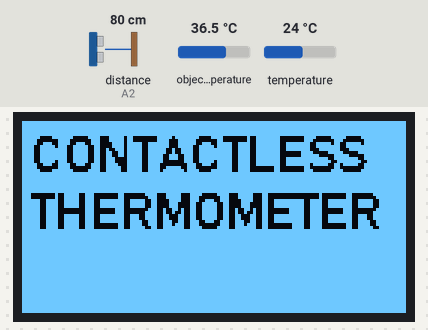
A sketch run on a simulated Arduino Uno, built with avr-gcc and run on an emulated ATmega328P. On the bench: 128×64 one-colour display. Wiring (inferred from the names in the program): ultrasonic range finder: trigger A1; echo A2. The inputs (shaded band) are chosen by the test bench; at power-on: distance to the obstacle (sensor on A2) 80 cm, object temperature 36.5 °C, temperature 24 °C. The echo pulse lasts 58.3 µs per cm; what the sketch prints to the serial monitor is not drawn.

Above: at 2.2 s.
At 5.3 s:
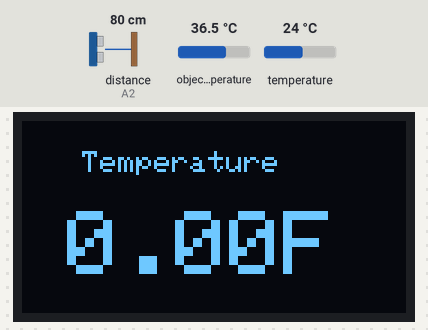
5.4 s: distance to the obstacle (sensor on A2) set to 8 cm
10.2 s: distance to the obstacle (sensor on A2) set to 5 cm
At 13.0 s:
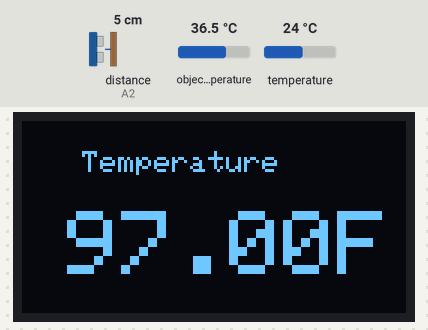
Timing chart, 0 to 14.5 s (numbered marks = the images above; inputs shaded):
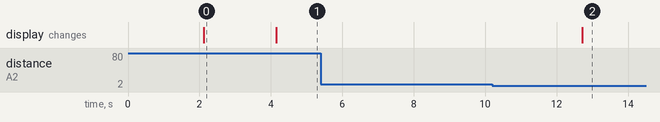

Measured:
- the behaviour switches between 7 and 6 cm on distance to the obstacle (sensor on A2) (found by bisection; images 1 and 2)
- after the input at 5.4 s, every drawn part: stays the same
- after the input at 10.2 s, the display: changes after 2.5 s (image 2)
- what the display in image 0 shows lasts 2.1 s, from 2.1 s to 4.2 s

The sketch:

main.ino
```cpp
#include <SPI.h>
#include <Wire.h>
#include <Adafruit_GFX.h>
#include <Adafruit_SSD1306.h>
#include <SparkFunMLX90614.h> // SparkFunMLX90614 Arduino library

#define SCREEN_WIDTH 128 // OLED display width, in pixels
#define SCREEN_HEIGHT 64 // OLED display height, in pixels

// Declaration for an SSD1306 display connected to I2C (SDA, SCL pins)
#define OLED_RESET     4 // Reset pin # (or -1 if sharing Arduino reset pin)
Adafruit_SSD1306 display(SCREEN_WIDTH, SCREEN_HEIGHT, &Wire, OLED_RESET);

#define LM35 A0
float temperature = 0;
float value = 0;
float voltage = 0;


//Thermometer Initialization
#define echoPin A2
#define trigPin A1
IRTherm therm; // Create an IRTherm object to interact with throughout

const byte LED_PIN = 8; // Optional LED attached to pin 8 (active low)
boolean checkDistance();
boolean check;
float temp = 0;

boolean checkDistance()
{
  int distance;
  int duration;
  // Clears the trigPin condition
  digitalWrite(trigPin, LOW);
  delayMicroseconds(2);
  // Sets the trigPin HIGH (ACTIVE) for 10 microseconds
  digitalWrite(trigPin, HIGH);
  delayMicroseconds(10);
  digitalWrite(trigPin, LOW);
  // Reads the echoPin, returns the sound wave travel time in microseconds
  duration = pulseIn(echoPin, HIGH);
  // Calculating the distance
  distance = duration * 0.034 / 2; // Speed of sound wave divided by 2 (go and back)
  // Displays the distance on the Serial Monitor
  Serial.print("Distance: ");
  Serial.print(distance);
  Serial.println(" cm");
  if(distance<6){ //Range Finder is cm behind thermometer, so thermometer 2cm from person
    return true;
  }
  else
  {
    return false;
  }
 }
int sendToDisplay2(int temp)
{
  return 1;
}
int turnOnThermometer()
{

  // Call therm.read() to read object and ambient temperatures from the sensor.


  if (therm.read()) // On success, read() will return 1, on fail 0.
  {
    // Use the object() and ambient() functions to grab the object and ambient
  // temperatures.
  // They'll be floats, calculated out to the unit you set with setUnit().
    Serial.print("Object: " + String(therm.object(), 2));
    Serial.write('°'); // Degree Symbol
    Serial.println("F");
    Serial.print("Ambient: " + String(therm.ambient(), 2));
    Serial.write('°'); // Degree Symbol
    Serial.println("F");
    Serial.println();
  }
  delay(500);
  return (float)((therm.object()));
}


const unsigned char myBitmapMaker [] PROGMEM = {
 0x80, 0x00, 0x00, 0x00, 0x00, 0x00, 0x00, 0xff, 0xff, 0x00, 0x00, 0x00, 0x00, 0x00, 0x00, 0x01,
 0x80, 0x00, 0x00, 0x00, 0x00, 0x00, 0x00, 0x7f, 0xfe, 0x00, 0x00, 0x00, 0x00, 0x00, 0x00, 0x01,
  0x80, 0x00, 0x00, 0x00, 0x00, 0x00, 0x00, 0x3f, 0xfe, 0x00, 0x00, 0x00, 0x00, 0x00, 0x00, 0x01,
  0x80, 0x00, 0x00, 0x00, 0x00, 0x00, 0x00, 0x1f, 0xf8, 0x00, 0x00, 0x00, 0x00, 0x00, 0x00, 0x01,
  0x80, 0x00, 0x00, 0x00, 0x00, 0x00, 0x00, 0x0f, 0xf0, 0x00, 0x00, 0x00, 0x00, 0x00, 0x00, 0x01,
  0x80, 0x00, 0x00, 0x00, 0x00, 0x00, 0x00, 0x07, 0xf0, 0x00, 0x00, 0x00, 0x00, 0x00, 0x00, 0x01,
  0x80, 0x00, 0x00, 0x00, 0x00, 0x00, 0x00, 0x03, 0xc0, 0x00, 0x00, 0x00, 0x00, 0x00, 0x00, 0x01,
  0x80, 0x00, 0x7f, 0xff, 0xff, 0xff, 0x80, 0x01, 0x80, 0x00, 0xff, 0xff, 0xff, 0xfe, 0x00, 0x01,
  0x80, 0x00, 0x7f, 0xff, 0xff, 0xff, 0xc0, 0x00, 0x80, 0x01, 0xff, 0xff, 0xff, 0xfe, 0x00, 0x01,
  0x80, 0x00, 0x7f, 0xff, 0xff, 0xff, 0xe0, 0x00, 0x00, 0x07, 0xff, 0xff, 0xff, 0xfe, 0x00, 0x01,
  0x80, 0x00, 0x7f, 0xff, 0xff, 0xff, 0xf0, 0x00, 0x00, 0x0f, 0xff, 0xff, 0xff, 0xfe, 0x00, 0x01,
  0x80, 0x00, 0x0f, 0xff, 0xff, 0xff, 0xfc, 0x00, 0x00, 0x1f, 0xff, 0xff, 0xff, 0xf8, 0x00, 0x01,
  0x80, 0x00, 0x07, 0xff, 0xff, 0xff, 0xfe, 0x00, 0x00, 0x3f, 0xff, 0xff, 0xff, 0xe0, 0x00, 0x01,
  0x80, 0x00, 0x07, 0xff, 0xff, 0xff, 0xff, 0x00, 0x00, 0xff, 0xff, 0xff, 0xff, 0xe0, 0x00, 0x01,
  0x80, 0x00, 0x07, 0xff, 0xff, 0xff, 0xff, 0x80, 0x01, 0xff, 0xff, 0xff, 0xff, 0xe0, 0x00, 0x01,
  0x80, 0x00, 0x07, 0xff, 0xff, 0xff, 0xff, 0xc0, 0x03, 0xff, 0xff, 0xff, 0xff, 0xe0, 0x00, 0x01,
  0x80, 0x00, 0x07, 0xff, 0xff, 0xef, 0xff, 0xf0, 0x07, 0xff, 0xf3, 0xff, 0xff, 0xe0, 0x00, 0x01,
  0x80, 0x00, 0x07, 0xff, 0xff, 0xe3, 0xff, 0xf8, 0x1f, 0xff, 0xe3, 0xff, 0xff, 0xe0, 0x00, 0x01,
  0x80, 0x00, 0x07, 0xff, 0xff, 0xe1, 0xff, 0xfc, 0x3f, 0xff, 0x83, 0xff, 0xff, 0xe0, 0x00, 0x01,
  0x80, 0x00, 0x07, 0xff, 0xff, 0xe0, 0xff, 0xfe, 0x7f, 0xff, 0x03, 0xff, 0xff, 0xe0, 0x00, 0x01,
  0x80, 0x00, 0x07, 0xff, 0xff, 0xe0, 0x3f, 0xff, 0xff, 0xfe, 0x03, 0xff, 0xff, 0xe0, 0x00, 0x01,
  0x80, 0x00, 0x07, 0xff, 0xff, 0xe0, 0x1f, 0xff, 0xff, 0xf8, 0x03, 0xff, 0xff, 0xe0, 0x00, 0x01,
  0x80, 0x00, 0x07, 0xff, 0xff, 0xe0, 0x0f, 0xff, 0xff, 0xf0, 0x03, 0xff, 0xff, 0xe0, 0x00, 0x01,
  0x80, 0x00, 0x07, 0xff, 0xff, 0xe0, 0x03, 0xff, 0xff, 0xe0, 0x03, 0xff, 0xff, 0xe0, 0x00, 0x01,
  0x80, 0x00, 0x0f, 0xff, 0xff, 0xf0, 0x01, 0xff, 0xff, 0x80, 0x0f, 0xff, 0xff, 0xf0, 0x00, 0x01,
  0x80, 0x00, 0x7f, 0xff, 0xff, 0xfe, 0x00, 0xff, 0xff, 0x00, 0x7f, 0xff, 0xff, 0xfe, 0x00, 0x01,
  0x80, 0x00, 0x7f, 0xff, 0xff, 0xfe, 0x00, 0x3f, 0xfe, 0x00, 0x7f, 0xff, 0xff, 0xfe, 0x00, 0x01,
  0x80, 0x00, 0x7f, 0xff, 0xff, 0xfe, 0x00, 0x1f, 0xf8, 0x00, 0x7f, 0xff, 0xff, 0xfe, 0x00, 0x01,
  0x80, 0x00, 0x7f, 0xff, 0xff, 0xfe, 0x00, 0x0f, 0xf0, 0x00, 0x7f, 0xff, 0xff, 0xfe, 0x00, 0x01,
  0x80, 0x00, 0x00, 0x00, 0x00, 0x00, 0x00, 0x00, 0x00, 0x00, 0x00, 0x00, 0x00, 0x00, 0x00, 0x01,
  0x80, 0x00, 0x00, 0x00, 0x00, 0x00, 0x00, 0x00, 0x00, 0x00, 0x00, 0x00, 0x00, 0x00, 0x00, 0x01,
  0x80, 0x00, 0x00, 0x00, 0x00, 0x00, 0x00, 0x00, 0x00, 0x00, 0x00, 0x00, 0x00, 0x00, 0x00, 0x01,
  0x80, 0x00, 0x00, 0x00, 0x00, 0x00, 0x00, 0x00, 0x00, 0x00, 0x00, 0x00, 0x00, 0x00, 0x00, 0x01,
  0x80, 0x00, 0x00, 0x00, 0x00, 0x00, 0x00, 0x00, 0x00, 0x00, 0x00, 0x00, 0x00, 0x00, 0x00, 0x01,
  0x80, 0x00, 0x00, 0x00, 0x00, 0x00, 0x00, 0x00, 0x00, 0x00, 0x00, 0x00, 0x00, 0x00, 0x00, 0x01,
  0x80, 0x00, 0x7f, 0xff, 0xff, 0xff, 0xc0, 0x00, 0x00, 0x01, 0xff, 0xff, 0xff, 0xfe, 0x00, 0x01,
  0x80, 0x00, 0x7f, 0xff, 0xff, 0xff, 0xc0, 0x00, 0x00, 0x01, 0xff, 0xff, 0xff, 0xfe, 0x00, 0x01,
  0x80, 0x00, 0x7f, 0xff, 0xff, 0xff, 0xc0, 0x00, 0x00, 0x01, 0xff, 0xff, 0xff, 0xfe, 0x00, 0x01,
  0x80, 0x00, 0x1f, 0xff, 0xff, 0xff, 0x00, 0x00, 0x00, 0x00, 0xff, 0xff, 0xff, 0xfc, 0x00, 0x01,
  0x80, 0x00, 0x07, 0xff, 0xff, 0xfc, 0x00, 0x00, 0x00, 0x00, 0x3f, 0xff, 0xff, 0xf0, 0x00, 0x01,
  0x80, 0x00, 0x07, 0xff, 0xff, 0xfc, 0x00, 0x00, 0x00, 0x00, 0x1f, 0xff, 0xff, 0xe0, 0x00, 0x01,
  0x80, 0x00, 0x07, 0xff, 0xff, 0xfc, 0x00, 0x00, 0x00, 0x00, 0x1f, 0xff, 0xff, 0xe0, 0x00, 0x01,
  0x80, 0x00, 0x07, 0xff, 0xff, 0xfc, 0x00, 0x00, 0x00, 0x00, 0x1f, 0xff, 0xff, 0xe0, 0x00, 0x01,
  0x80, 0x00, 0x07, 0xff, 0xff, 0xfc, 0x00, 0x00, 0x00, 0x00, 0x1f, 0xff, 0xff, 0xe0, 0x00, 0x01,
  0x80, 0x00, 0x07, 0xff, 0xff, 0xfc, 0x00, 0x00, 0x00, 0x00, 0x1f, 0xff, 0xff, 0xe0, 0x00, 0x01,
  0x80, 0x00, 0x07, 0xff, 0xff, 0xfc, 0x00, 0x00, 0x00, 0x00, 0x1f, 0xff, 0xff, 0xe0, 0x00, 0x01,
  0x80, 0x00, 0x07, 0xff, 0xff, 0xfc, 0x00, 0x00, 0x00, 0x00, 0x3f, 0xff, 0xff, 0xe0, 0x00, 0x01,
  0x80, 0x00, 0x03, 0xff, 0xff, 0xff, 0x00, 0x00, 0x00, 0x00, 0xff, 0xff, 0xff, 0xe0, 0x00, 0x01,
  0x80, 0x00, 0x03, 0xff, 0xff, 0xff, 0xf8, 0x00, 0x00, 0x1f, 0xff, 0xff, 0xff, 0xc0, 0x00, 0x01,
  0x80, 0x00, 0x01, 0xff, 0xff, 0xff, 0xff, 0xff, 0xff, 0xff, 0xff, 0xff, 0xff, 0x80, 0x00, 0x01,
  0x80, 0x00, 0x00, 0xff, 0xff, 0xff, 0xff, 0xff, 0xff, 0xff, 0xff, 0xff, 0xff, 0x00, 0x00, 0x01,
  0x80, 0x00, 0x00, 0x3f, 0xff, 0xff, 0xff, 0xff, 0xff, 0xff, 0xff, 0xff, 0xfc, 0x00, 0x00, 0x01,
  0xc0, 0x00, 0x00, 0x07, 0xff, 0xff, 0xff, 0xff, 0xff, 0xff, 0xff, 0xff, 0xe0, 0x00, 0x00, 0x03,
  0xe0, 0x00, 0x00, 0x00, 0x7f, 0xff, 0xff, 0xff, 0xff, 0xff, 0xff, 0xfe, 0x00, 0x00, 0x00, 0x03,
  0xf0, 0x00, 0x00, 0x00, 0x00, 0xff, 0xff, 0xff, 0xff, 0xff, 0xff, 0x00, 0x00, 0x00, 0x00, 0x0f,
  0xfc, 0x00, 0x00, 0x00, 0x00, 0x00, 0x00, 0x03, 0xe0, 0x00, 0x00, 0x00, 0x00, 0x00, 0x00, 0x1f,
  0xfe, 0x00, 0x00, 0x00, 0x00, 0x00, 0x00, 0x00, 0x00, 0x00, 0x00, 0x00, 0x00, 0x00, 0x00, 0x7f,
  0xff, 0x80, 0x00, 0x00, 0x00, 0x00, 0x00, 0x00, 0x00, 0x00, 0x00, 0x00, 0x00, 0x00, 0x01, 0xff,
  0xff, 0xf0, 0x00, 0x00, 0x00, 0x00, 0x00, 0x00, 0x00, 0x00, 0x00, 0x00, 0x00, 0x00, 0x0f, 0xff,
  0xff, 0xff, 0x00, 0x00, 0x00, 0x00, 0x00, 0x00, 0x00, 0x00, 0x00, 0x00, 0x00, 0x00, 0x7f, 0xff,
  0xff, 0xff, 0xf0, 0x00, 0x00, 0x00, 0x00, 0x00, 0x00, 0x00, 0x00, 0x00, 0x00, 0x0f, 0xff, 0xff,
  0xff, 0xff, 0xff, 0xc0, 0x00, 0x00, 0x00, 0x00, 0x00, 0x00, 0x00, 0x00, 0x01, 0xff, 0xff, 0xff,
  0xff, 0xff, 0xff, 0xff, 0xc0, 0x00, 0x00, 0x00, 0x00, 0x00, 0x00, 0x01, 0xff, 0xff, 0xff, 0xff,
  0xff, 0xff, 0xff, 0xff, 0xff, 0xff, 0x00, 0x00, 0x00, 0x00, 0xff, 0xff, 0xff, 0xff, 0xff, 0xff
};

const unsigned char myBitmapMaker1 [] PROGMEM = {
 0xff, 0xff, 0xff, 0xff, 0xff, 0xff, 0xff, 0xff, 0xff, 0xff, 0xff, 0xff, 0xff, 0xff, 0xff, 0xff,
 0xff, 0xff, 0xff, 0xff, 0xff, 0xff, 0xff, 0xff, 0xff, 0xff, 0xff, 0xff, 0xff, 0xff, 0xff, 0xff,
  0xff, 0xff, 0xff, 0xff, 0xff, 0xff, 0xff, 0xff, 0xff, 0xff, 0xff, 0xff, 0xff, 0xff, 0xff, 0xff,
  0xff, 0xff, 0xff, 0xff, 0xff, 0xff, 0xff, 0xff, 0xff, 0xff, 0xff, 0xff, 0xff, 0xff, 0xff, 0xff,
  0xff, 0xff, 0xff, 0xff, 0xff, 0xff, 0xff, 0xff, 0xff, 0xff, 0xff, 0xff, 0xff, 0xff, 0xff, 0xff,
  0xfc, 0x3f, 0x83, 0xc7, 0xd8, 0x07, 0xdf, 0xe1, 0xe0, 0x13, 0xfc, 0x03, 0xc1, 0xf0, 0x7f, 0xff,
  0xf8, 0x0f, 0x01, 0xc7, 0xd8, 0x07, 0x8f, 0xc0, 0x60, 0x13, 0xfc, 0x03, 0x80, 0xe0, 0x3f, 0xff,
  0xf9, 0xcf, 0x39, 0xc3, 0xdf, 0x3f, 0x8f, 0xce, 0x7c, 0xf3, 0xfc, 0xff, 0x3e, 0xcf, 0xbf, 0xff,
  0xf3, 0xee, 0x7c, 0xc3, 0xdf, 0x3f, 0x8f, 0x9f, 0x7c, 0xf3, 0xfc, 0xff, 0x3f, 0xcf, 0xff, 0xff,
  0xf3, 0xfe, 0x7c, 0xc9, 0xdf, 0x3f, 0x27, 0x9f, 0xfc, 0xf3, 0xfc, 0xff, 0x1f, 0xc7, 0xff, 0xff,
  0xf3, 0xfe, 0x7c, 0xcc, 0xdf, 0x3f, 0x27, 0x9f, 0xfc, 0xf3, 0xfc, 0x07, 0x83, 0xe0, 0xff, 0xff,
  0xf3, 0xfe, 0x7c, 0xcc, 0xdf, 0x3e, 0x73, 0x9f, 0xfc, 0xf3, 0xfc, 0x07, 0xe0, 0xf8, 0x3f, 0xff,
  0xf3, 0xfe, 0x7c, 0xce, 0x1f, 0x3e, 0x73, 0x9f, 0xfc, 0xf3, 0xfc, 0xff, 0xfc, 0xff, 0x3f, 0xff,
  0xf3, 0xee, 0x7c, 0xce, 0x1f, 0x3e, 0x03, 0x9f, 0x7c, 0xf3, 0xfc, 0xff, 0xfe, 0x7f, 0x9f, 0xff,
  0xf9, 0xcf, 0x39, 0xcf, 0x1f, 0x3c, 0x01, 0xce, 0x7c, 0xf3, 0xfc, 0xff, 0x7c, 0xdf, 0x3f, 0xff,
  0xf8, 0x0f, 0x01, 0xcf, 0x9f, 0x3c, 0xf9, 0xc0, 0x7c, 0xf0, 0x0c, 0x03, 0x00, 0xc0, 0x3f, 0xff,
  0xfc, 0x3f, 0x83, 0xcf, 0x9f, 0x3d, 0xfd, 0xe1, 0xfc, 0xf0, 0x0c, 0x03, 0x81, 0xe0, 0x7f, 0xff,
  0xff, 0xff, 0xff, 0xff, 0xff, 0xff, 0xff, 0xff, 0xff, 0xff, 0xff, 0xff, 0xff, 0xff, 0xff, 0xff,
  0xff, 0xff, 0xff, 0xff, 0xff, 0xff, 0xff, 0xff, 0xff, 0xff, 0xff, 0xff, 0xff, 0xff, 0xff, 0xff,
  0xff, 0xff, 0xff, 0xff, 0xff, 0xff, 0xff, 0xff, 0xff, 0xff, 0xff, 0xff, 0xff, 0xff, 0xff, 0xff,
  0xff, 0xff, 0xff, 0xff, 0xff, 0xff, 0xff, 0xff, 0xff, 0xff, 0xff, 0xff, 0xff, 0xff, 0xff, 0xff,
  0xff, 0xff, 0xff, 0xff, 0xff, 0xff, 0xff, 0xff, 0xff, 0xff, 0xff, 0xff, 0xff, 0xff, 0xff, 0xff,
  0xff, 0xff, 0xff, 0xff, 0xff, 0xff, 0xff, 0xff, 0xff, 0xff, 0xff, 0xff, 0xff, 0xff, 0xff, 0xff,
  0xff, 0xff, 0xff, 0xff, 0xff, 0xff, 0xff, 0xff, 0xff, 0xff, 0xff, 0xff, 0xff, 0xff, 0xff, 0xff,
  0xe0, 0x13, 0xe7, 0x00, 0xc0, 0x78, 0xf8, 0xf0, 0x78, 0xf8, 0xc0, 0x00, 0x10, 0x0c, 0x07, 0xff,
  0xe0, 0x13, 0xe7, 0x00, 0xc0, 0x38, 0xf8, 0xe0, 0x38, 0xf8, 0xc0, 0x00, 0x10, 0x0c, 0x03, 0xff,
  0xfc, 0xf3, 0xe7, 0x3f, 0xcf, 0x98, 0x78, 0xe7, 0x38, 0x78, 0xcf, 0xfc, 0xf3, 0xfc, 0xf9, 0xff,
  0xfc, 0xf3, 0xe7, 0x3f, 0xcf, 0x98, 0x70, 0xcf, 0x98, 0x70, 0xcf, 0xfc, 0xf3, 0xfc, 0xf9, 0xff,
  0xfc, 0xf3, 0xe7, 0x3f, 0xcf, 0x98, 0x70, 0xcf, 0x98, 0x70, 0xcf, 0xfc, 0xf3, 0xfc, 0xf9, 0xff,
  0xfc, 0xf0, 0x07, 0x01, 0xc0, 0x39, 0x34, 0xcf, 0x99, 0x34, 0xc0, 0x7c, 0xf0, 0x1c, 0x03, 0xff,
  0xfc, 0xf0, 0x07, 0x01, 0xc0, 0x79, 0x24, 0xcf, 0x99, 0x24, 0xc0, 0x7c, 0xf0, 0x1c, 0x07, 0xff,
  0xfc, 0xf3, 0xe7, 0x3f, 0xce, 0x79, 0x8c, 0xcf, 0x99, 0x8c, 0xcf, 0xfc, 0xf3, 0xfc, 0xe7, 0xff,
  0xfc, 0xf3, 0xe7, 0x3f, 0xce, 0x79, 0x8c, 0xcf, 0x99, 0x8c, 0xcf, 0xfc, 0xf3, 0xfc, 0xe7, 0xff,
  0xfc, 0xf3, 0xe7, 0x3f, 0xcf, 0x39, 0xcc, 0xe7, 0x39, 0xcc, 0xcf, 0xfc, 0xf3, 0xfc, 0xf3, 0xff,
  0xfc, 0xf3, 0xe7, 0x00, 0xcf, 0x39, 0xdc, 0xe0, 0x39, 0xdc, 0xc0, 0x3c, 0xf0, 0x0c, 0xf3, 0xff,
  0xfc, 0xf3, 0xe7, 0x00, 0xcf, 0x99, 0xfc, 0xf0, 0x79, 0xfc, 0xc0, 0x3c, 0xf0, 0x0c, 0xf9, 0xff,
  0xff, 0xff, 0xff, 0xff, 0xff, 0xff, 0xff, 0xff, 0xff, 0xff, 0xff, 0xff, 0xff, 0xff, 0xff, 0xff,
  0xff, 0xff, 0xff, 0xff, 0xff, 0xff, 0xff, 0xff, 0xff, 0xff, 0xff, 0xff, 0xff, 0xff, 0xff, 0xff,
  0xff, 0xff, 0xff, 0xff, 0xff, 0xff, 0xff, 0xff, 0xff, 0xff, 0xff, 0xff, 0xff, 0xff, 0xff, 0xff,
  0xff, 0xff, 0xff, 0xff, 0xff, 0xff, 0xff, 0xff, 0xff, 0xff, 0xff, 0xff, 0xff, 0xff, 0xff, 0xff,
  0xff, 0xff, 0xff, 0xff, 0xff, 0xff, 0xff, 0xff, 0xff, 0xff, 0xff, 0xff, 0xff, 0xff, 0xff, 0xff,
  0xff, 0xff, 0xff, 0xff, 0xff, 0xff, 0xff, 0xff, 0xff, 0xff, 0xff, 0xff, 0xff, 0xff, 0xff, 0xff,
  0xff, 0xff, 0xff, 0xff, 0xff, 0xff, 0xff, 0xff, 0xff, 0xff, 0xff, 0xff, 0xff, 0xff, 0xff, 0xff,
  0xff, 0xff, 0xff, 0xff, 0xff, 0xff, 0xff, 0xff, 0xff, 0xff, 0xff, 0xff, 0xff, 0xff, 0xff, 0xff,
  0xff, 0xff, 0xff, 0xff, 0xff, 0xff, 0xff, 0xff, 0xff, 0xff, 0xff, 0xff, 0xff, 0xff, 0xff, 0xff,
  0xff, 0xff, 0xff, 0xff, 0xff, 0xff, 0xff, 0xff, 0xff, 0xff, 0xff, 0xff, 0xff, 0xff, 0xff, 0xff,
  0xff, 0xff, 0xff, 0xff, 0xff, 0xff, 0xff, 0xff, 0xff, 0xff, 0xff, 0xff, 0xff, 0xff, 0xff, 0xff,
  0xff, 0xff, 0xff, 0xff, 0xff, 0xff, 0xff, 0xff, 0xff, 0xff, 0xff, 0xff, 0xff, 0xff, 0xff, 0xff,
  0xff, 0xff, 0xff, 0xff, 0xff, 0xff, 0xff, 0xff, 0xff, 0xff, 0xff, 0xff, 0xff, 0xff, 0xff, 0xff,
  0xff, 0xff, 0xff, 0xff, 0xff, 0xff, 0xff, 0xff, 0xff, 0xff, 0xff, 0xff, 0xff, 0xff, 0xff, 0xff,
  0xff, 0xff, 0xff, 0xff, 0xff, 0xff, 0xff, 0xff, 0xff, 0xff, 0xff, 0xff, 0xff, 0xff, 0xff, 0xff,
  0xff, 0xff, 0xff, 0xff, 0xff, 0xff, 0xff, 0xff, 0xff, 0xff, 0xff, 0xff, 0xff, 0xff, 0xff, 0xff,
  0xff, 0xff, 0xff, 0xff, 0xff, 0xff, 0xff, 0xff, 0xff, 0xff, 0xff, 0xff, 0xff, 0xff, 0xff, 0xff,
  0xff, 0xff, 0xff, 0xff, 0xff, 0xff, 0xff, 0xff, 0xff, 0xff, 0xff, 0xff, 0xff, 0xff, 0xff, 0xff,
  0xff, 0xff, 0xff, 0xff, 0xff, 0xff, 0xff, 0xff, 0xff, 0xff, 0xff, 0xff, 0xff, 0xff, 0xff, 0xff,
  0xff, 0xff, 0xff, 0xff, 0xff, 0xff, 0xff, 0xff, 0xff, 0xff, 0xff, 0xff, 0xff, 0xff, 0xff, 0xff,
  0xff, 0xff, 0xff, 0xff, 0xff, 0xff, 0xff, 0xff, 0xff, 0xff, 0xff, 0xff, 0xff, 0xff, 0xff, 0xff,
  0xff, 0xff, 0xff, 0xff, 0xff, 0xff, 0xff, 0xff, 0xff, 0xff, 0xff, 0xff, 0xff, 0xff, 0xff, 0xff,
  0xff, 0xff, 0xff, 0xff, 0xff, 0xff, 0xff, 0xff, 0xff, 0xff, 0xff, 0xff, 0xff, 0xff, 0xff, 0xff,
  0xff, 0xff, 0xff, 0xff, 0xff, 0xff, 0xff, 0xff, 0xff, 0xff, 0xff, 0xff, 0xff, 0xff, 0xff, 0xff,
  0xff, 0xff, 0xff, 0xff, 0xff, 0xff, 0xff, 0xff, 0xff, 0xff, 0xff, 0xff, 0xff, 0xff, 0xff, 0xff,
  0xff, 0xff, 0xff, 0xff, 0xff, 0xff, 0xff, 0xff, 0xff, 0xff, 0xff, 0xff, 0xff, 0xff, 0xff, 0xff,
  0xff, 0xff, 0xff, 0xff, 0xff, 0xff, 0xff, 0xff, 0xff, 0xff, 0xff, 0xff, 0xff, 0xff, 0xff, 0xff,
  0xff, 0xff, 0xff, 0xff, 0xff, 0xff, 0xff, 0xff, 0xff, 0xff, 0xff, 0xff, 0xff, 0xff, 0xff, 0xff
};

void setup() {

  // SSD1306_SWITCHCAPVCC = generate display voltage from 3.3V internally
  if (!display.begin(SSD1306_SWITCHCAPVCC, 0x3C)) { // Address 0x3D for 128x64
    Serial.println(F("SSD1306 allocation failed"));
    for (;;); // Don't proceed, loop forever
  }
  display.clearDisplay();
  // Draw the bitmap:

    // drawBitmap(x position, y position, bitmap data, bitmap width, bitmap height, color)
  display.drawBitmap(0, 0, myBitmapMaker, 128, 64, WHITE);
  display.display();
  delay(2000); // Pause for 2 seconds
  // Clear the buffer
  display.clearDisplay();

   //drawBitmap(x position, y position, bitmap data, bitmap width, bitmap height, color)(second image)
  display.drawBitmap(0, 0, myBitmapMaker1, 128, 64, WHITE);
  display.display();
  delay(2000); // Pause for 2 seconds
  // Clear the buffer
  display.clearDisplay();

  pinMode(LM35, INPUT);


  //Thermometer Setup
  // put your setup code here, to run once:
   pinMode(trigPin, OUTPUT); // Sets the trigPin as an OUTPUT
  pinMode(echoPin, INPUT); // Sets the echoPin as an INPUT
  Serial.begin(9600); // Initialize Serial to log output
  therm.begin(); // Initialize thermal IR sensor
  therm.setUnit(TEMP_F); // Set the library's units to Farenheit
  // Alternatively, TEMP_F can be replaced with TEMP_C for Celsius or
  // TEMP_K for Kelvin.

 // pinMode(LED_PIN, OUTPUT); // LED pin as output
  Serial.println("Please place your forehead near the sensor");

}

void loop() {
 Serial.println(temp);
  check=checkDistance();
  if (check==true)
  {
    temp=turnOnThermometer();
  }
  //sendToDisplay2(temp);
   displayTemp(temp);
  delay(3000);


}
void displayTemp(float number) {

  /**value = analogRead(A0);      // sensor output to arduino analog A0 pin
  voltage = value * 0.00488;
  temperature = voltage * 100;
  **/
  display.clearDisplay();
  display.setTextColor(WHITE);
  display.setTextSize(1);
  display.setCursor(20, 10);
  display.print("Temperature");
  display.setCursor(15, 30);
  display.setTextSize(3);
  display.print(number);
  display.print("F");
  display.display();
  delay(1000);

}
```
